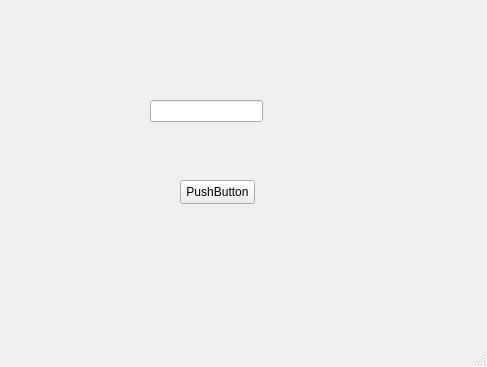
<?xml version="1.0" encoding="UTF-8"?>
<ui version="4.0">
 <class>MainWindow</class>
 <widget class="QMainWindow" name="MainWindow">
  <property name="geometry">
   <rect>
    <x>0</x>
    <y>0</y>
    <width>487</width>
    <height>367</height>
   </rect>
  </property>
  <property name="windowTitle">
   <string>MainWindow</string>
  </property>
  <widget class="QWidget" name="centralwidget">
   <widget class="QPushButton" name="connectButton">
    <property name="geometry">
     <rect>
      <x>180</x>
      <y>180</y>
      <width>75</width>
      <height>24</height>
     </rect>
    </property>
    <property name="text">
     <string>PushButton</string>
    </property>
   </widget>
   <widget class="QLineEdit" name="serverIp">
    <property name="geometry">
     <rect>
      <x>150</x>
      <y>100</y>
      <width>113</width>
      <height>22</height>
     </rect>
    </property>
   </widget>
  </widget>
  <widget class="QMenuBar" name="menubar">
   <property name="geometry">
    <rect>
     <x>0</x>
     <y>0</y>
     <width>487</width>
     <height>22</height>
    </rect>
   </property>
  </widget>
  <widget class="QStatusBar" name="statusbar"/>
 </widget>
 <resources/>
 <connections/>
</ui>
